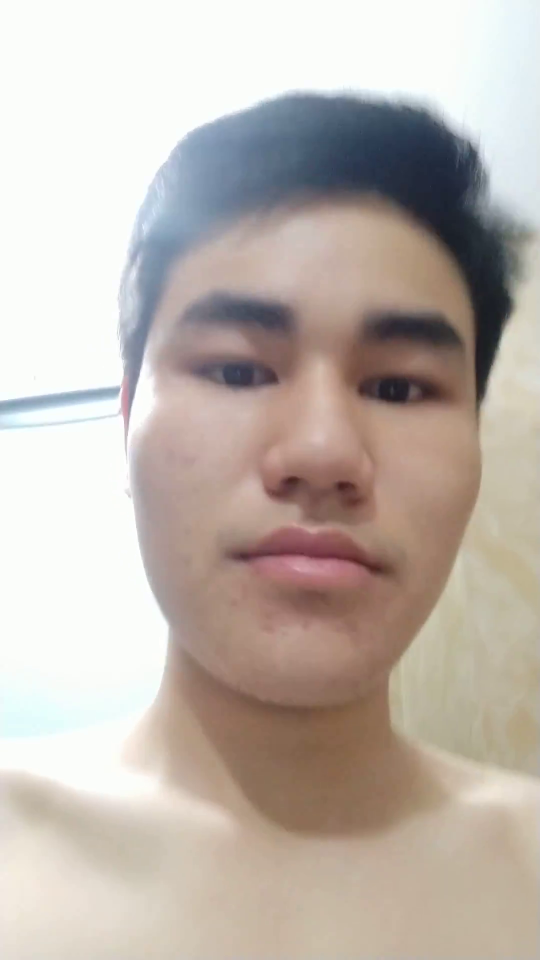
#> input picture frame 15 of test.mp4, 1080 x 1920 px (shown at 1/2 size)
$ python faceDetection.py
#> lines starting #> are read from the running program, lines starting #| are printed output that depends on the picture; after the words box and inside, x2 and y2 are one past the last pixel; in counts of white or black regions, pixels touching at a corner belong together
#simple  Face Detection using Haar Cascade Classifiers
import cv2

#define the classifier
face_cascade = cv2.CascadeClassifier('haarcascade_frontalface_default.xml')

#Read the input image
#img = cv2.imread('test.jpg')


#     #convert to grayscale image
# gray = cv2.cvtColor(img, cv2.COLOR_BGR2GRAY)

# #the function to detect the face
# # param 1: image: an grayscale image where objects are detected
# # param 2: scaleFactor: how much the image size is reduced at each image scale
# # param 3: minNeighbors: how many neighbors each candidate rectangle should have to retain it
# faces = face_cascade.detectMultiScale(gray, 1.1, 4)

# for (x, y, w, h) in faces:
#     cv2.rectangle(img, (x,y), (x+w, y+h), (255,0,0), 3)


# #Display the output image
# cv2.imshow('image', img)
# cv2.waitKey()
#-----------------------------------
#IN VIDEO
cap = cv2.VideoCapture('test.mp4')

while cap.isOpened():
    _, img = cap.read()
#> img is the input picture: shape (1920, 1080, 3); mean B, G, R 173.8, 181.6, 191.6

        #convert to grayscale image
    gray = cv2.cvtColor(img, cv2.COLOR_BGR2GRAY)
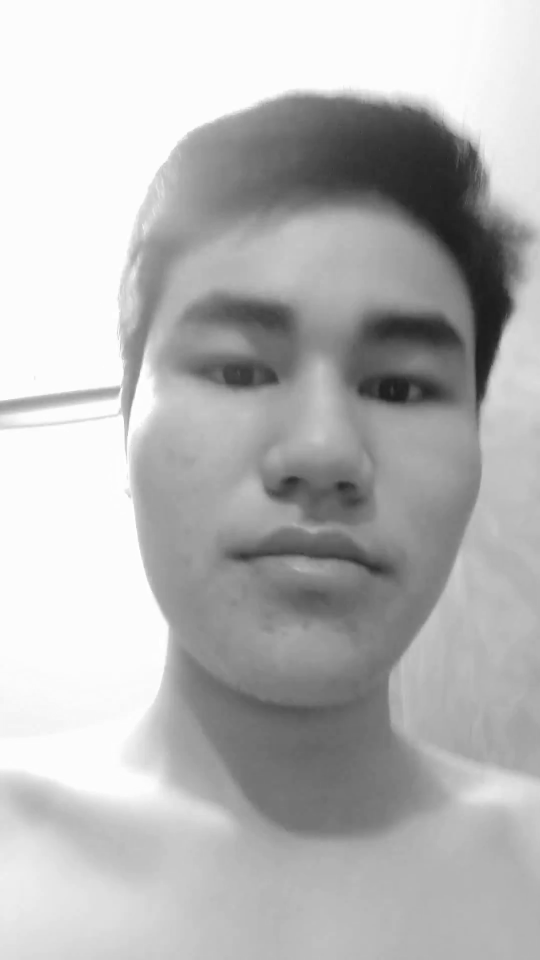
#> gray: shape (1920, 1080) (shown at 1/2 size); min 26, max 255, mean 183.7

    #the function to detect the face
    # param 1: image: an grayscale image where objects are detected
    # param 2: scaleFactor: how much the image size is reduced at each image scale
    # param 3: minNeighbors: how many neighbors each candidate rectangle should have to retain it
    faces = face_cascade.detectMultiScale(gray, 1.1, 4)
#> faces = [[194, 395, 849, 849]]

    for (x, y, w, h) in faces:
        cv2.rectangle(img, (x,y), (x+w, y+h), (255,0,0), 3)
#> this loop made 1 pass
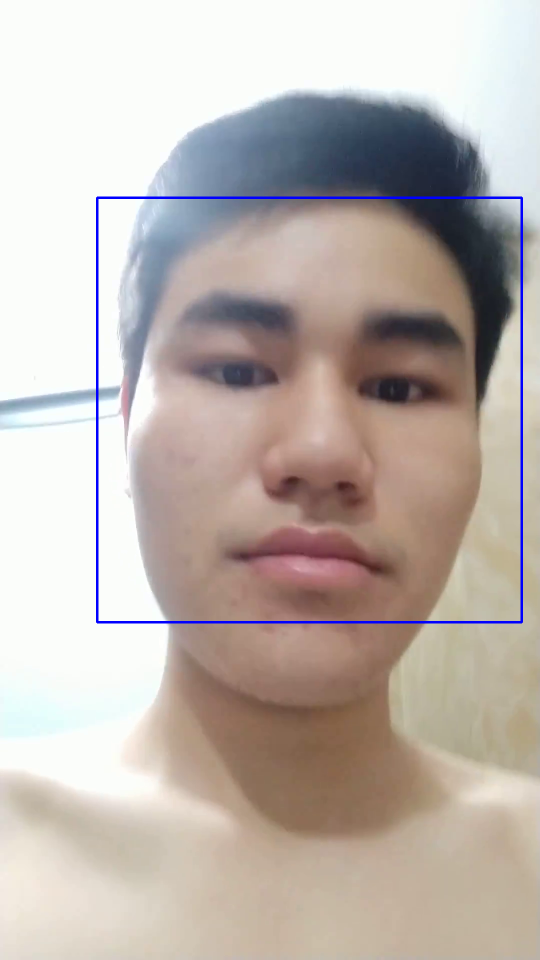
#> img: shape (1920, 1080, 3) (shown at 1/2 size); 0.82% of pixels changed, all inside (x1, y1, x2, y2) = (192, 393, 1046, 1247)


    #Display the output image
    cv2.imshow('image', img)
    if cv2.waitKey(1) & 0xFF == ord('q'):
#> (key q is pressed here)
        break

cap.release()

$ run again, starting later in the video
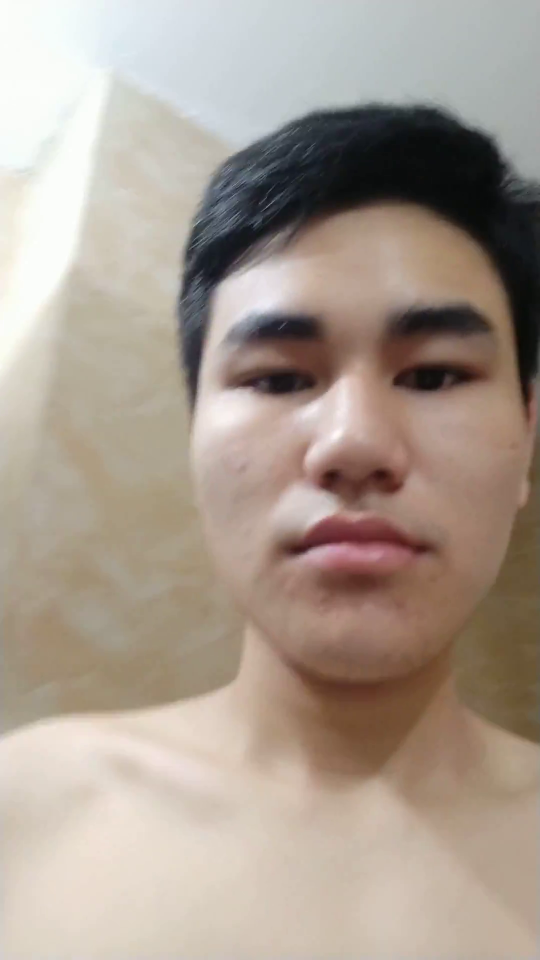
#> input picture frame 68 of test.mp4, 1080 x 1920 px (shown at 1/2 size)
#> img is the input picture: shape (1920, 1080, 3); mean B, G, R 144.7, 156.4, 169.6
#> `gray = cv2.cvtColor(img, cv2.COLOR_BGR2GRAY)`:
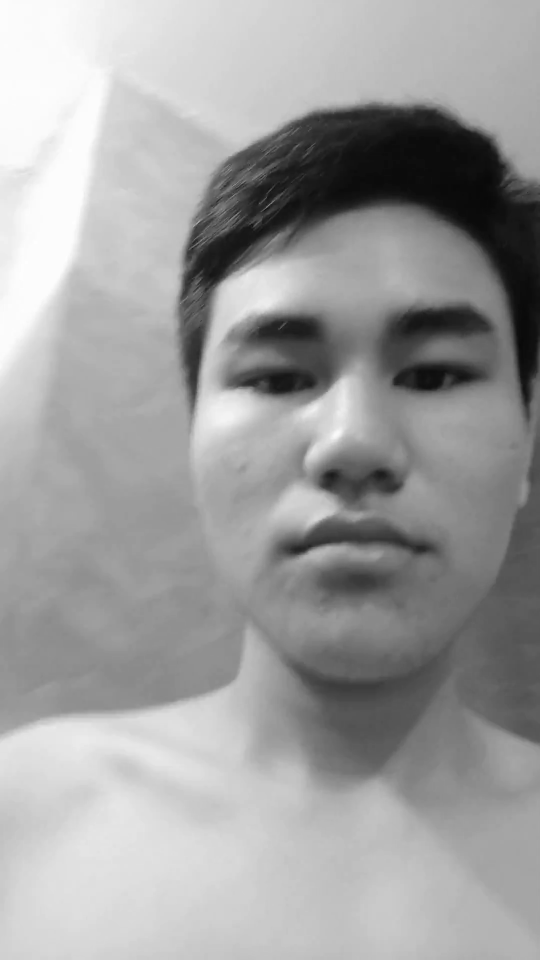
#> gray: shape (1920, 1080) (shown at 1/2 size); min 3, max 254, mean 159
#> faces = [[312, 427, 754, 754]]
#> the loop `for (x, y, w, h) in faces:` made 1 pass
#> after the loop `for (x, y, w, h) in faces:`:
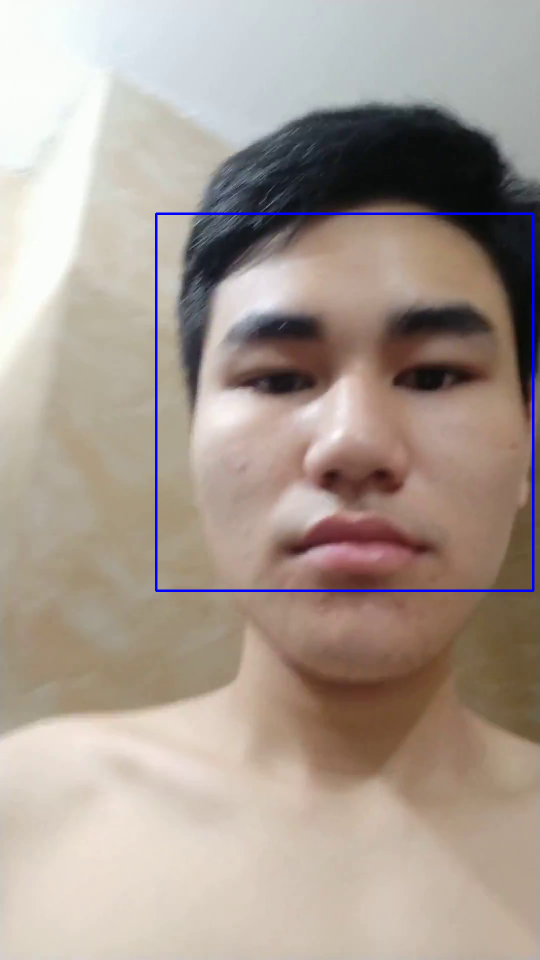
#> img: shape (1920, 1080, 3) (shown at 1/2 size); 0.73% of pixels changed, all inside (x1, y1, x2, y2) = (310, 425, 1069, 1184)

$ run again, starting later in the video
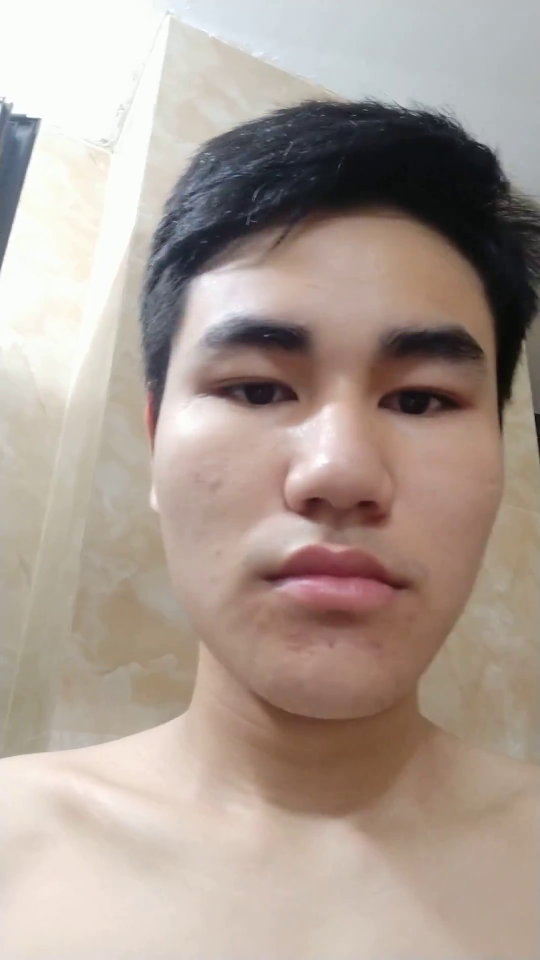
#> input picture frame 122 of test.mp4, 1080 x 1920 px (shown at 1/2 size)
#> img is the input picture: shape (1920, 1080, 3); mean B, G, R 148.5, 157.9, 172.4
#> `gray = cv2.cvtColor(img, cv2.COLOR_BGR2GRAY)`:
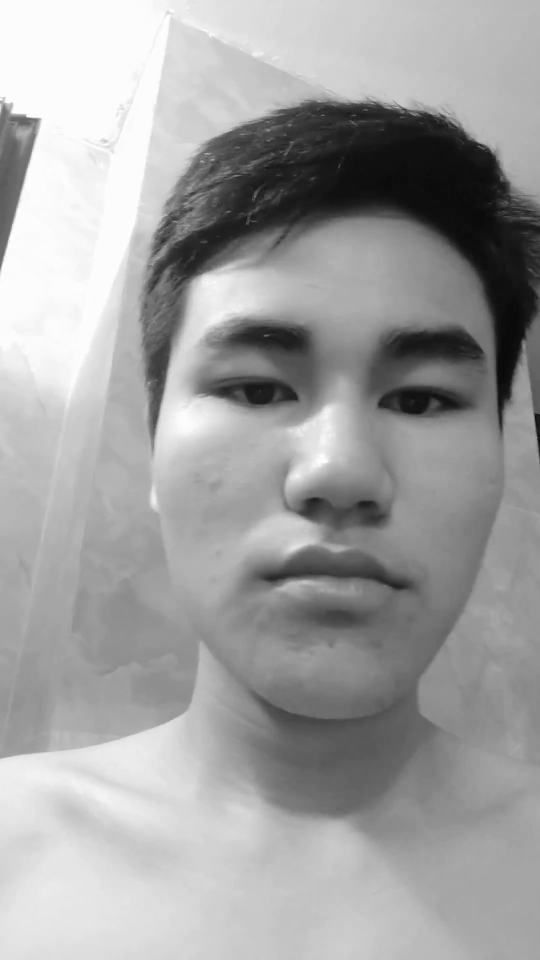
#> gray: shape (1920, 1080) (shown at 1/2 size); min 4, max 255, mean 161.1
#> faces = [[235, 446, 829, 829]]
#> the loop `for (x, y, w, h) in faces:` made 1 pass
#> after the loop `for (x, y, w, h) in faces:`:
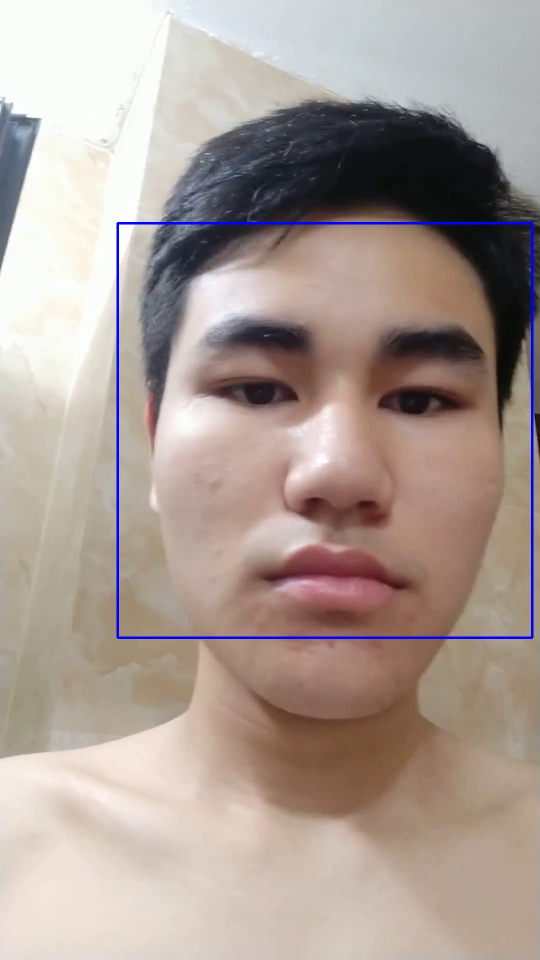
#> img: shape (1920, 1080, 3) (shown at 1/2 size); 0.8% of pixels changed, all inside (x1, y1, x2, y2) = (233, 444, 1067, 1278)
